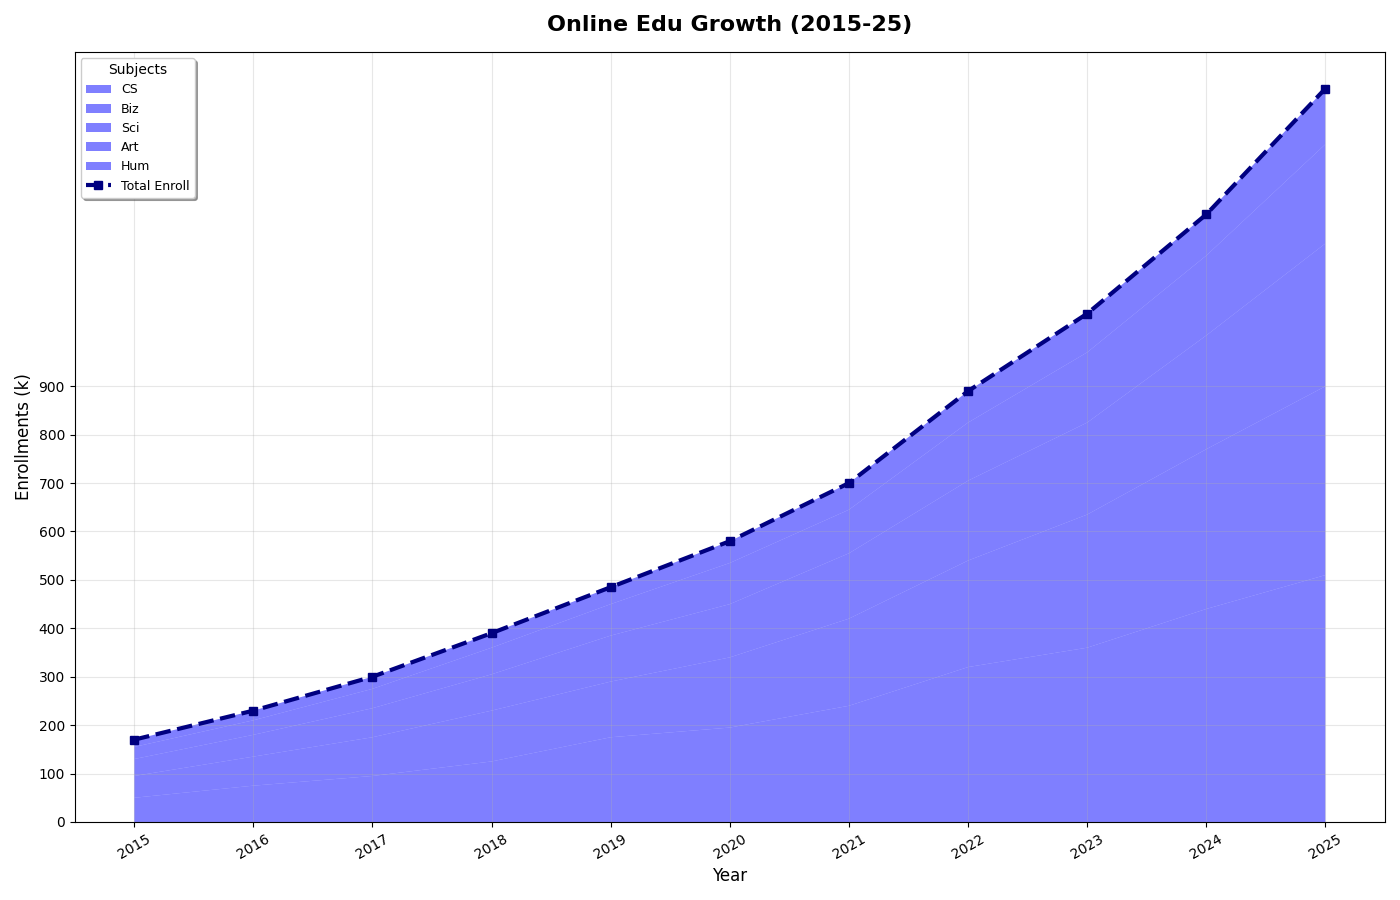

Write Python code to recreate this figure.
import matplotlib.pyplot as plt
import numpy as np

years = np.arange(2015, 2026)
disciplines = ['CS', 'Biz', 'Sci', 'Art', 'Hum']

# Randomly altered enrollments within same dimensional structure
cs_enrollments = [50, 75, 95, 125, 175, 195, 240, 320, 360, 440, 510]
business_enrollments = [45, 60, 80, 105, 115, 145, 180, 220, 275, 330, 390]
science_enrollments = [35, 45, 60, 75, 95, 110, 135, 165, 190, 235, 295]
arts_enrollments = [25, 30, 40, 55, 65, 85, 90, 120, 145, 165, 205]
humanities_enrollments = [15, 20, 25, 30, 35, 45, 55, 65, 80, 85, 115]

enrollment_data = np.vstack([cs_enrollments, business_enrollments, science_enrollments, arts_enrollments, humanities_enrollments])
total_enrollments = np.sum(enrollment_data, axis=0)

fig, ax = plt.subplots(figsize=(14, 9))
ax.stackplot(years, enrollment_data, labels=disciplines, colors=['blue']*5, alpha=0.5)

ax.plot(years, total_enrollments, label='Total Enroll', color='navy', linewidth=3, linestyle='--', marker='s')

ax.set_title('Online Edu Growth (2015-25)', fontsize=16, fontweight='bold', pad=15)
ax.set_xlabel('Year', fontsize=12)
ax.set_ylabel('Enrollments (k)', fontsize=12)

ax.legend(loc='upper left', title='Subjects', fontsize=9, frameon=True, shadow=True)

ax.grid(True, linestyle='-', alpha=0.3)
plt.xticks(years, rotation=30)
plt.yticks(np.arange(0, 901, 100))

plt.tight_layout()
plt.show()
